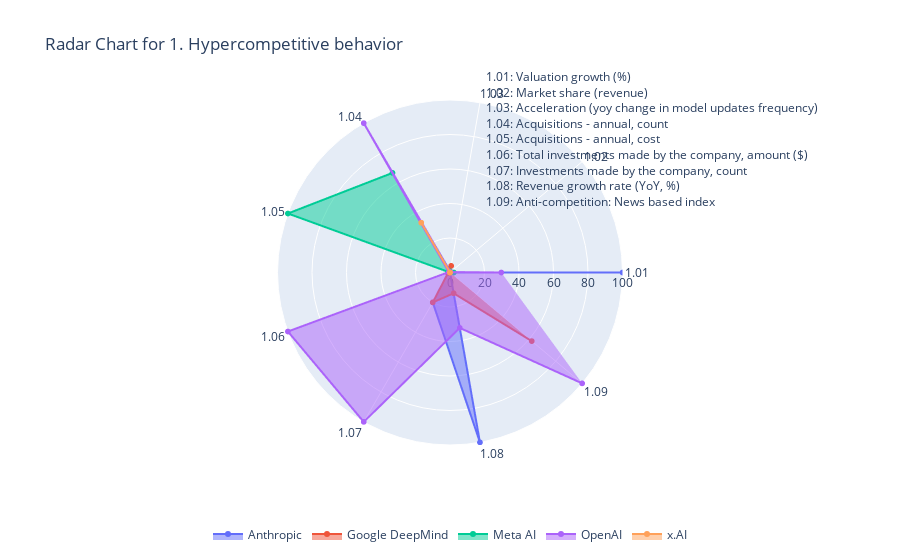
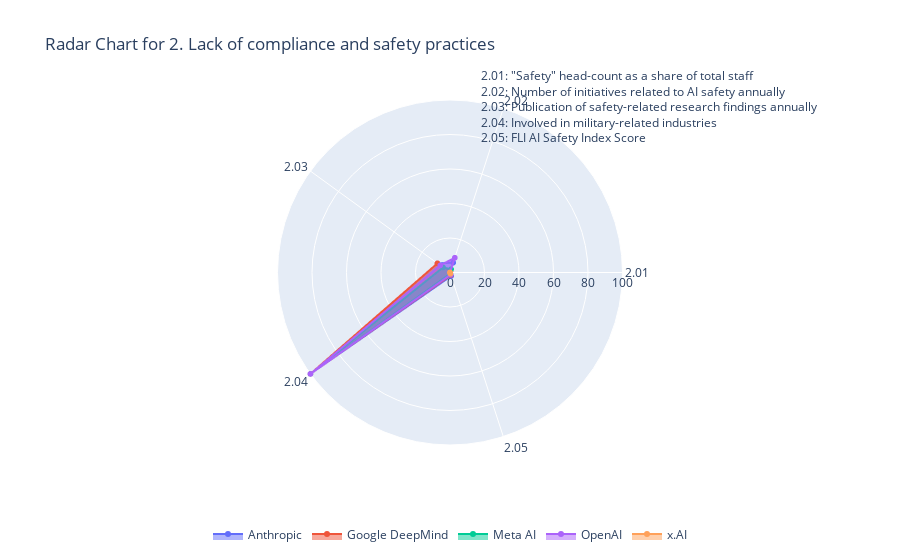
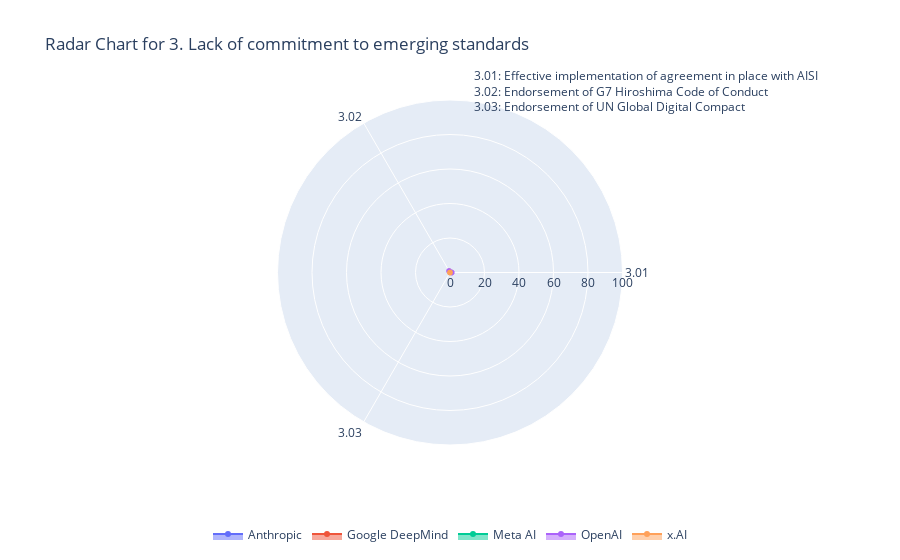
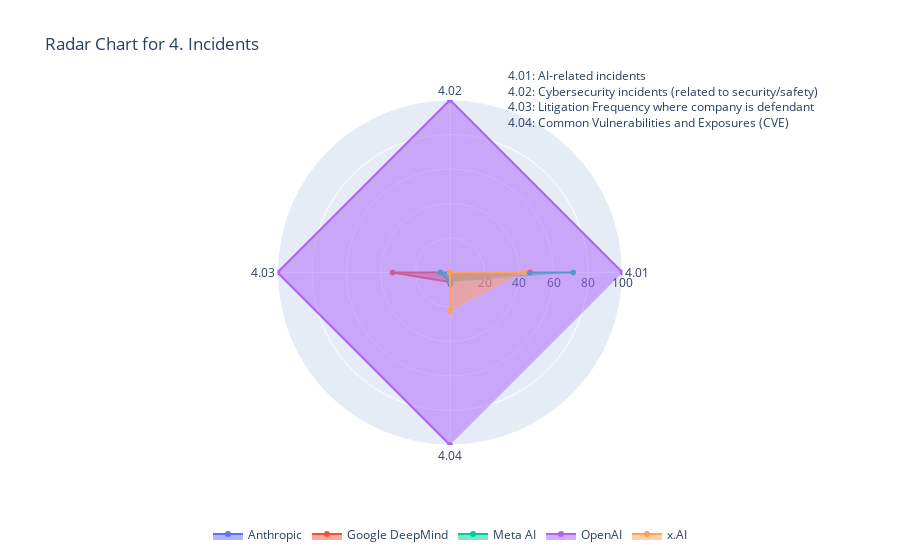

The notebook cell saved with these charts, in order:
### Code cell
# Create a radar chart for each category
for category in categories:
    category_data = df[df['Risk Category'] == category]
    
    fig = go.Figure()
    
    # Add a trace for each company
    for company in companies:
        company_data = category_data[category_data['Company'] == company]
        fig.add_trace(go.Scatterpolargl(
            r=company_data['Standardized Value'],
            theta=company_data['Risk ID'],
            connectgaps=True,
            fill='toself',
            name=company
        ))

    # Update the layout to move the legend to the bottom
    fig.update_layout(
        legend=dict(
            orientation="h",
            yanchor="bottom",
            y=-0.3,
            xanchor="center",
            x=0.5
        )
    )
    
    # Add annotations for Risk ID and Risk Indicator
    annotations = []
    for risk_id, risk_indicator in zip(category_data['Risk ID'].unique(), category_data['Risk Indicator'].unique()):
        annotations.append(f"{risk_id}: {risk_indicator}")
    
    # Update the layout
    fig.update_layout(
        polar=dict(
            radialaxis=dict(
                visible=True,
                range=[0, 100]
            )),
        showlegend=True,
        title=f"Radar Chart for {category}",
        annotations=[dict(
            x=1.0,
            y=1.1,
            xref="paper",
            yref="paper",
            showarrow=False,
            text="<br>".join(annotations),
            align="left"
        )]
    )
    
    fig.show()

### Figure 1 — Plotly figure (JSON) as saved in the notebook; plotly's stock layout.template omitted (floating-point values rounded to 4 significant figures)
{"data": [{"connectgaps": true, "fill": "toself", "name": "Anthropic", "r": [100.0, 0.02, -0.4392, 0, 0, 1.305, 20, 100, 0], "theta": ["1.01", "1.02", "1.03", "1.04", "1.05", "1.06", "1.07", "1.08", "1.09"], "type": "scatterpolargl"}, {"connectgaps": true, "fill": "toself", "name": "Google DeepMind", "r": [0, 0.07, 3.892, 0, 0, 1.239, 20, 12.24, 61.86], "theta": ["1.01", "1.02", "1.03", "1.04", "1.05", "1.06", "1.07", "1.08", "1.09"], "type": "scatterpolargl"}, {"connectgaps": true, "fill": "toself", "name": "Meta AI", "r": [2.23, 0.0099, 0.6809, 66.67, 100, 0, 0, 0, 0], "theta": ["1.01", "1.02", "1.03", "1.04", "1.05", "1.06", "1.07", "1.08", "1.09"], "type": "scatterpolargl"}, {"connectgaps": true, "fill": "toself", "name": "OpenAI", "r": [29.74, 0.39, -0.3381, 100, 0.7301, 100, 100, 32.61, 100], "theta": ["1.01", "1.02", "1.03", "1.04", "1.05", "1.06", "1.07", "1.08", "1.09"], "type": "scatterpolargl"}, {"connectgaps": true, "fill": "toself", "name": "x.AI", "r": [null, 0.0099, null, 33.33, null, 0, 0, null, 0], "theta": ["1.01", "1.02", "1.03", "1.04", "1.05", "1.06", "1.07", "1.08", "1.09"], "type": "scatterpolargl"}], "layout": {"annotations": [{"align": "left", "showarrow": false, "text": "1.01: Valuation growth (%)<br>1.02: Market share (revenue)<br>1.03: Acceleration (yoy change in model updates frequency)<br>1.04: Acquisitions - annual, count<br>1.05: Acquisitions - annual, cost<br>1.06: Total investments made by the company, amount ($)<br>1.07: Investments made by the company, count<br>1.08: Revenue growth rate (YoY, %)<br>1.09: Anti-competition: News based index", "x": 1, "xref": "paper", "y": 1.1, "yref": "paper"}], "legend": {"orientation": "h", "x": 0.5, "xanchor": "center", "y": -0.3, "yanchor": "bottom"}, "polar": {"radialaxis": {"range": [0, 100], "visible": true}}, "showlegend": true, "title": {"text": "Radar Chart for 1. Hypercompetitive behavior"}}}

### Figure 2 — Plotly figure (JSON) as saved in the notebook; plotly's stock layout.template omitted (floating-point values rounded to 4 significant figures)
{"data": [{"connectgaps": true, "fill": "toself", "name": "Anthropic", "r": [0.02157, 6.0, 9, 100, 2.13], "theta": ["2.01", "2.02", "2.03", "2.04", "2.05"], "type": "scatterpolargl"}, {"connectgaps": true, "fill": "toself", "name": "Google DeepMind", "r": [0.002791, 1, 9, 100, 1.55], "theta": ["2.01", "2.02", "2.03", "2.04", "2.05"], "type": "scatterpolargl"}, {"connectgaps": true, "fill": "toself", "name": "Meta AI", "r": [0.01286, 2.0, 5, 100, 0.65], "theta": ["2.01", "2.02", "2.03", "2.04", "2.05"], "type": "scatterpolargl"}, {"connectgaps": true, "fill": "toself", "name": "OpenAI", "r": [0.006329, 9, 7, 100, 1.32], "theta": ["2.01", "2.02", "2.03", "2.04", "2.05"], "type": "scatterpolargl"}, {"connectgaps": true, "fill": "toself", "name": "x.AI", "r": [0.01, 0, 0, 0, 0.75], "theta": ["2.01", "2.02", "2.03", "2.04", "2.05"], "type": "scatterpolargl"}], "layout": {"annotations": [{"align": "left", "showarrow": false, "text": "2.01: \"Safety\" head-count as a share of total staff<br>2.02: Number of initiatives related to AI safety annually<br>2.03: Publication of safety-related research findings annually<br>2.04: Involved in military-related industries<br>2.05: FLI AI Safety Index Score", "x": 1, "xref": "paper", "y": 1.1, "yref": "paper"}], "legend": {"orientation": "h", "x": 0.5, "xanchor": "center", "y": -0.3, "yanchor": "bottom"}, "polar": {"radialaxis": {"range": [0, 100], "visible": true}}, "showlegend": true, "title": {"text": "Radar Chart for 2. Lack of compliance and safety practices"}}}

### Figure 3 — Plotly figure (JSON) as saved in the notebook; plotly's stock layout.template omitted (floating-point values rounded to 4 significant figures)
{"data": [{"connectgaps": true, "fill": "toself", "name": "Anthropic", "r": [1, 1, 0], "theta": ["3.01", "3.02", "3.03"], "type": "scatterpolargl"}, {"connectgaps": true, "fill": "toself", "name": "Google DeepMind", "r": [1, 1, 0], "theta": ["3.01", "3.02", "3.03"], "type": "scatterpolargl"}, {"connectgaps": true, "fill": "toself", "name": "Meta AI", "r": [0, 0, 0], "theta": ["3.01", "3.02", "3.03"], "type": "scatterpolargl"}, {"connectgaps": true, "fill": "toself", "name": "OpenAI", "r": [1, 1, 0], "theta": ["3.01", "3.02", "3.03"], "type": "scatterpolargl"}, {"connectgaps": true, "fill": "toself", "name": "x.AI", "r": [0, 0, 0], "theta": ["3.01", "3.02", "3.03"], "type": "scatterpolargl"}], "layout": {"annotations": [{"align": "left", "showarrow": false, "text": "3.01: Effective implementation of agreement in place with AISI<br>3.02: Endorsement of G7 Hiroshima Code of Conduct<br>3.03: Endorsement of UN Global Digital Compact", "x": 1, "xref": "paper", "y": 1.1, "yref": "paper"}], "legend": {"orientation": "h", "x": 0.5, "xanchor": "center", "y": -0.3, "yanchor": "bottom"}, "polar": {"radialaxis": {"range": [0, 100], "visible": true}}, "showlegend": true, "title": {"text": "Radar Chart for 3. Lack of commitment to emerging standards"}}}

### Figure 4 — Plotly figure (JSON) as saved in the notebook; plotly's stock layout.template omitted (floating-point values rounded to 4 significant figures)
{"data": [{"connectgaps": true, "fill": "toself", "name": "Anthropic", "r": [0, 0, 5.556, 0], "theta": ["4.01", "4.02", "4.03", "4.04"], "type": "scatterpolargl"}, {"connectgaps": true, "fill": "toself", "name": "Google DeepMind", "r": [46.43, 0, 33.33, 5.556], "theta": ["4.01", "4.02", "4.03", "4.04"], "type": "scatterpolargl"}, {"connectgaps": true, "fill": "toself", "name": "Meta AI", "r": [71.43, 0, 5.556, 5.556], "theta": ["4.01", "4.02", "4.03", "4.04"], "type": "scatterpolargl"}, {"connectgaps": true, "fill": "toself", "name": "OpenAI", "r": [100, 100, 100, 100], "theta": ["4.01", "4.02", "4.03", "4.04"], "type": "scatterpolargl"}, {"connectgaps": true, "fill": "toself", "name": "x.AI", "r": [42.86, 0, 0, 22.22], "theta": ["4.01", "4.02", "4.03", "4.04"], "type": "scatterpolargl"}], "layout": {"annotations": [{"align": "left", "showarrow": false, "text": "4.01: AI-related incidents<br>4.02: Cybersecurity incidents (related to security/safety)<br>4.03: Litigation Frequency where company is defendant<br>4.04: Common Vulnerabilities and Exposures (CVE)", "x": 1, "xref": "paper", "y": 1.1, "yref": "paper"}], "legend": {"orientation": "h", "x": 0.5, "xanchor": "center", "y": -0.3, "yanchor": "bottom"}, "polar": {"radialaxis": {"range": [0, 100], "visible": true}}, "showlegend": true, "title": {"text": "Radar Chart for 4. Incidents"}}}
